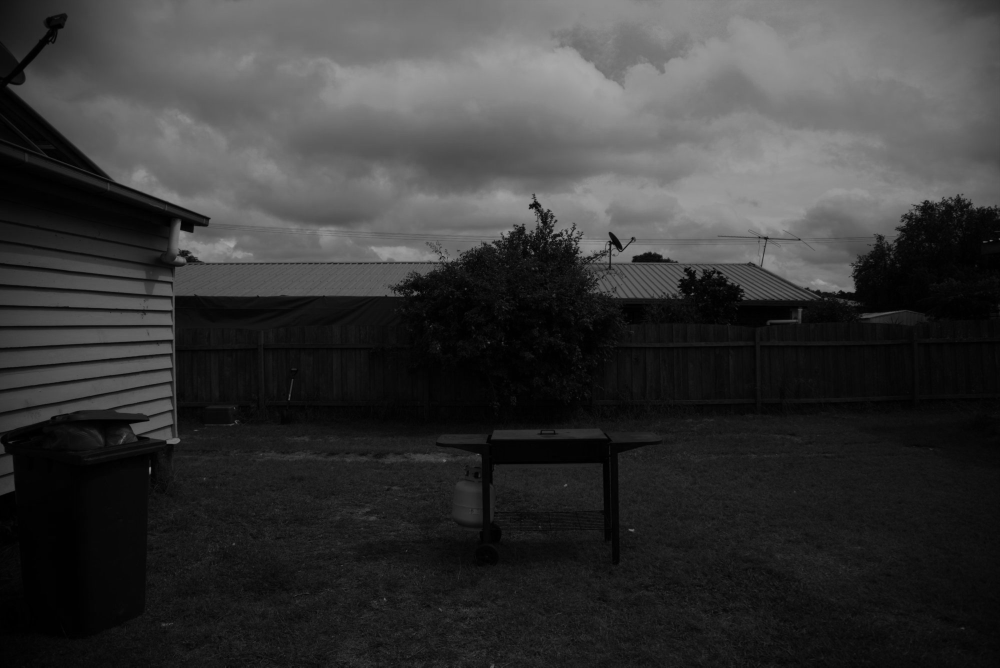
//> input picture Ex1/Images/GAUSSIAN3.jpg, 2000 x 1335 px (shown at 1/2 size)
$ ./task4 Images/GAUSSIAN3.jpg   (built with g++ and OpenCV 4)
//> lines starting //> are read from the running program, lines starting //| are printed output that depends on the picture
#include <iostream>
#include <opencv2/highgui.hpp>
#include <opencv2/imgproc/imgproc.hpp>


using namespace std;
using namespace cv;


int main(int argc, char** argv)
{
    Mat img = imread(argv[1]);
//> img is the input picture: 1335 rows x 2000 cols, CV_8UC3; min 0, max 168, mean 55.7
	if(img.empty())
	{
		cout<<"Provide a valid image\n";
		return -1;
	}

	Mat img_gray;
	cvtColor(img,img_gray,COLOR_RGB2GRAY);

	Mat hist;
	int histSize = 256;
    float range[] = { 0, 256 };
    const float* histRange = { range };
    bool uniform = true;
    bool accumulate = false;

    calcHist(&img_gray, 1, 0, Mat(), hist, 1, &histSize, &histRange, uniform, accumulate);
//> hist = 256 values, max 51576 at index 7, min 0 at index 169, mean 10429.7


    int hist_w = 512;
    int hist_h = 400;
    int bin_w = cvRound((double) hist_w / histSize);
    Mat histImage(hist_h, hist_w, CV_8UC1, Scalar(0, 0, 0));
    normalize(hist, hist, 0, histImage.rows, NORM_MINMAX, -1, Mat());
//> hist = 256 values, max 400 at index 7, min 0 at index 169, mean 80.89

    for (int i = 1; i < histSize; i++)
	{
        line(histImage, Point(bin_w * (i - 1), hist_h - cvRound(hist.at<float>(i - 1))),
             Point(bin_w * (i), hist_h - cvRound(hist.at<float>(i))),
             Scalar(255, 255, 255), 2, LINE_AA);
    }
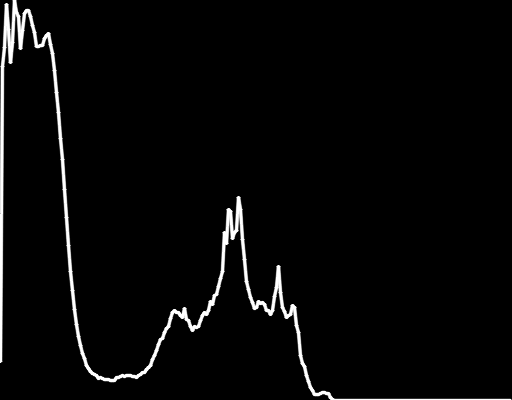
//> histImage: 400 rows x 512 cols, CV_8UC1; min 0, max 255, mean 7.3


	namedWindow("Histogram");
	imshow("Histogram", histImage);
    imwrite("histoNotE.jpg", histImage);


	waitKey(0);
	return 0;
}
